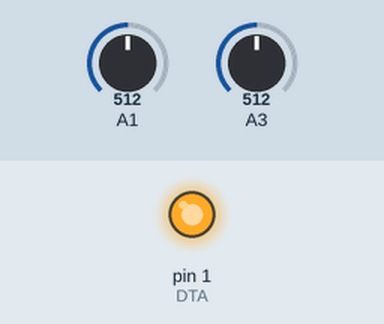
The sketch below on a simulated Arduino Uno, built with avr-gcc and run on an emulated ATmega328P. On the bench: output pins drawn as LEDs (lit = HIGH). The inputs (shaded band) are chosen by the test bench; at power-on: A1 = 512, A3 = 512. Random numbers use the default seed unless the sketch sets one; pins used as bus, display or sensor lines are not drawn.

Above: at 1.3 s.
1.4 s: A1 set to 0
At 2.69 s:
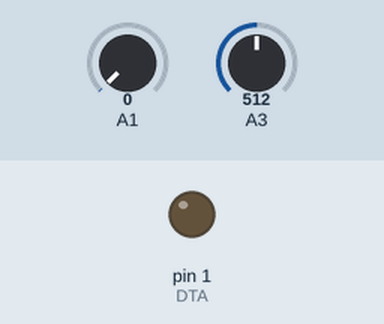
4.5 s: A3 set to 900
7.6 s: A3 set to 511
At 10.11 s:
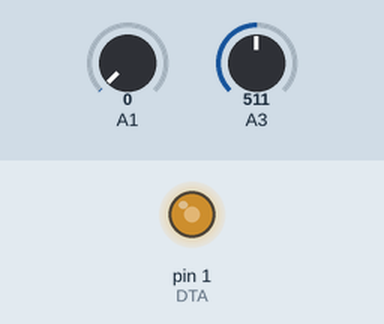
10.7 s: A1 set to 122
Timing chart, 0 to 14.8 s (numbered marks = the images above; inputs shaded):
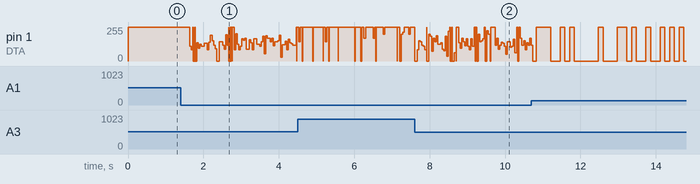

The sketch:

shift.ino
```cpp
#define TINY

#ifdef TINY
#define PRINT(x)
#define PRINTLN(x)
#define DTA 1  // fysieke pin 6
#define CLK 0  // fysieke pin 5
#else
#define PRINT(x) Serial.print(x)
#define PRINTLN(x) Serial.println(x)
#define DTA 3
#define CLK 6
#endif

void setup() {

    pinMode(A1, INPUT);
    pinMode(A3, INPUT);
    pinMode(DTA, OUTPUT);
    pinMode(CLK, OUTPUT);

#ifdef DEBUG
    Serial.begin(9600);
    while (!Serial)
        ;
#endif

}

void loop() {

    int speed = analogRead(A1);
    int activ = analogRead(A3);
    PRINT(speed);
    PRINT("  ");
    PRINTLN(activ);

    digitalWrite(DTA, random(0, 1023) < activ ? HIGH : LOW);
    delay(2);
    digitalWrite(CLK, HIGH);
    delay(2);
    digitalWrite(CLK, LOW);

    delay(speed);
}
```
